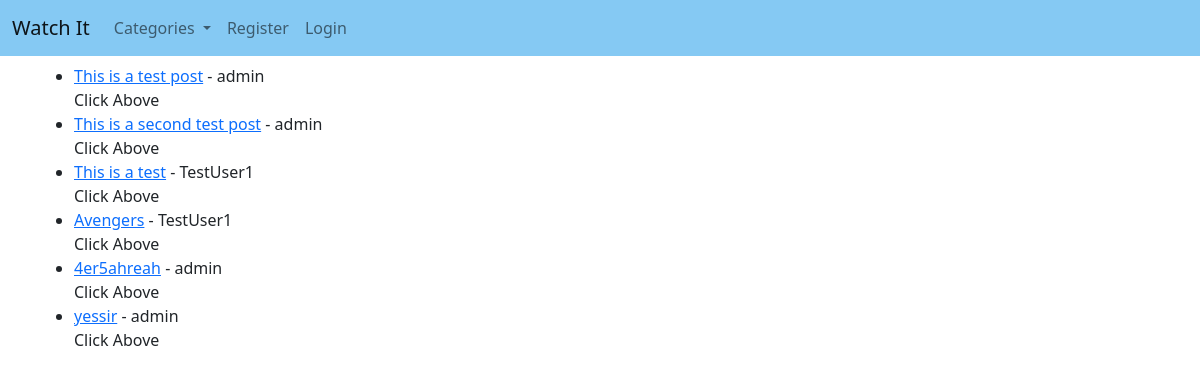
The page /category/Action/ on the database as committed earlier.
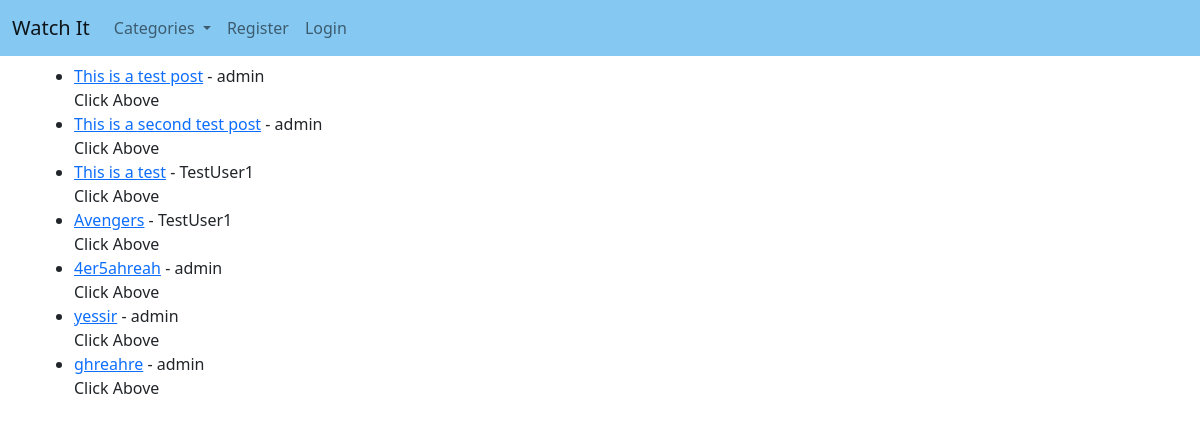
The same page on the database as committed later.
### watchit/models.py (models this page shows, shortened)
class Post(models.Model):
    title = models.CharField(max_length=255)
    title_tag = models.CharField(max_length=255)
    header_image = CloudinaryField('image', default='default')
    author = models.ForeignKey(User, on_delete=models.CASCADE)
    """This will delete all of users' posts"""
    body = RichTextField(blank=True, null=True)
    post_date = models.DateField(auto_now_add=True)
    category = models.CharField(max_length=255, default='Action')
    snippet = models.CharField(max_length=255, default='Click Above')
    likes = models.ManyToManyField(User, related_name='blog_posts')

### watchit/views.py (the view)
# urls.py: path('category/<str:category>/', CategoryView, name="category"),
def CategoryView(request, category):
    category_posts = Post.objects.filter(category=category)
    context = {}
    context['category_posts'] = category_posts
    category_menu = Category.objects.all()
    context["category_menu"] = category_menu
    return render(request, 'categories.html', context)

### watchit/models.py (called while the page is built)
    def __str__(self):
        return self.name

### watchit/templates/categories.html (shortened to what this page needs)
{% extends 'base.html' %}
{% block content %}
<div class="container">
    {% if user.is_authenticated %}
        {% if category_posts %}
            <h1>{{ Category.name }}</h1>
            <ul>
            {% for Post in category_posts %}
                <li><a href="{% url 'movie-detail' Post.pk %}">{{ Post.title }}</a> - {{ Post.author }} - <a href="{% url 'edit-movie' Post.pk %}">Edit Movie</a> <br/>
                {{ Post.snippet|slice:":200" }}</li>
            {% endfor %}
            </ul>
        {% else %}
            <h1>There are no posts here yet</h1>
        {% endif %}
    {% else %}
            {% if category_posts %}
            <ul>
            {% for Post in category_posts %}
                <li><a href="{% url 'movie-detail' Post.pk %}">{{ Post.title }}</a> - {{ Post.author }} <br/>
                {{ Post.snippet|slice:":200" }}</li>
            {% endfor %}
            </ul>
        {% else %}
            <h1>There are no posts here yet</h1>
        {% endif %}
        {% endif %}
</div>
{% endblock %}

### watchit/templates/base.html (shortened to what this page needs)
{% load static %}
<!doctype html>
<html lang="en">
  <head>
    <link rel="stylesheet" href="https://cdnjs.cloudflare.com/ajax/libs/OwlCarousel2/2.3.4/assets/owl.carousel.min.css" />
    <link rel="stylesheet" href="https://cdnjs.cloudflare.com/ajax/libs/OwlCarousel2/2.3.4/assets/owl.theme.default.min.css" />    <link rel="stylesheet" href="{% static 'css/style.css' %}">
    <link href="https://cdn.jsdelivr.net/npm/bootstrap@5.2.2/dist/css/bootstrap.min.css" rel="stylesheet">
    <link rel="stylesheet" href="{% static 'css/style.css' %}">
  </head>
<body>
    <nav class="navbar navbar-expand-lg bg-light" id="navBarStyle">
        <div class="container-fluid">
          <a class="navbar-brand" href="{% url 'home' %}">Watch It</a>
          <div class="collapse navbar-collapse" id="navbarSupportedContent">
            <ul class="navbar-nav me-auto mb-2 mb-lg-0">
              <li class="nav-item dropdown">
                <a class="nav-link dropdown-toggle" href="#" id="navbarDropdown" role="button" data-toggle="dropdown" aria-haspopup="true" aria-expanded="false">
                  Categories
                </a>
              </li>
              {% if user.is_authenticated %}
              <li class="nav-item">
                <a class="nav-link" href="{% url 'add-movie' %}">Add Movie</a>
              </li>
              <li class="nav-item">
                <a class="nav-link" href="{% url 'logout' %}">Logout</a>
              </li>
              </ul>
              <ul class="navbar-nav mr-auto">
                <li class="nav-item dropdown">
                  <a class="nav-link dropdown-toggle" href="#" id="navbarDropdown" role="button" data-toggle="dropdown" aria-haspopup="true" aria-expanded="false">
                    {{user.first_name}} {{user.last_name}}
                  </a>
                  <div class="dropdown-menu" aria-labelledby="navbarDropdown">
                    <a class="nav-link" href="{% url 'edit_profile' %}">Edit Settings</a>
                    {% if user.profile.id %}
                    <a class="nav-link" href="{% url 'edit-profile-page' user.profile.id %}">Edit Profile Page</a>
                    <a class="nav-link" href="{% url 'profile-page' user.profile.id %}">Show Profile Page</a>
                    {% else %}
                    <a class="nav-link" href="{% url 'create-profile-page' %}">Create Profile Page</a>
                    {% endif %}
                  </div>
                </li>
              </ul>
              {% else %}
              <li class="nav-item">
                <a class="nav-link" href="{% url 'registration' %}">Register</a>
              </li>
              <li class="nav-item">
                <a class="nav-link" href="{% url 'login' %}">Login</a>
              </li>
              {% endif %}
          </div>
        </div>
      </nav>
    {% block content %}
    {% endblock %}
</body>
</html>

### watchit/static/css/style.css (style rules this page uses)
body { word-wrap: break-word; }
#navBarStyle, #watchItInfo { background-color: rgba(52, 165, 235, .6)!important; }

Rows that differ between the two databases and show on the page:
added Post: title "ghreahre", author "admin", snippet "Click Above"
